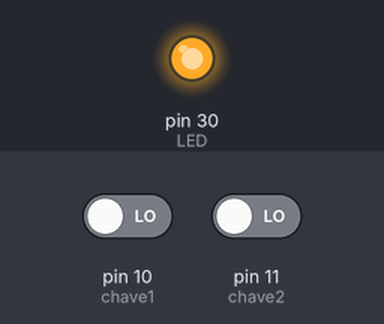
Simulated run of this sketch. Board: Arduino Mega 2560, built with avr-gcc and run on an emulated ATmega2560. Shown: output pins drawn as LEDs (lit = HIGH). Inputs (shaded band) come from the test bench; at power-on: pin 10 (chave1) LOW, pin 11 (chave2) LOW.

Above: at 1.2 s.
1.3 s: pin 10 (chave1) driven HIGH
At 2.0 s:
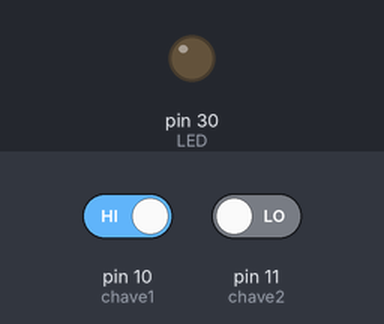
2.8 s: pin 10 (chave1) driven LOW
At 3.1 s:
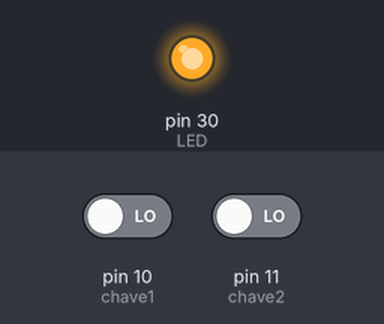
4.3 s: pin 11 (chave2) driven HIGH
At 5.5 s:
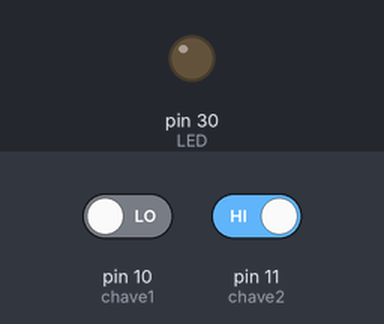
Timing chart, 0 to 7.3 s (numbered marks = the images above; inputs shaded):
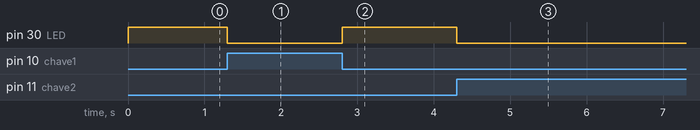

Measured:
- after the input at 1.3 s, pin 30 (LED): HIGH → LOW at once
- after the input at 2.8 s, pin 30 (LED): LOW → HIGH at once
- after the input at 4.3 s, pin 30 (LED): HIGH → LOW at once

The sketch:

Projeto_3_LogicaNOR.ino
```cpp
#define chave1 10
#define chave2 11
#define LED 30

void setup()
{
pinMode(chave1,INPUT);
pinMode(chave2, INPUT);
pinMode(LED,OUTPUT);
Serial.begin(9600);

}

void loop()
{
bool e1,e2,s1;
//lógica NOR

e1=digitalRead(chave1);
e2=digitalRead(chave2);
if(e1 || e2 ==1)
  s1=1;
else
  s1=0;
 digitalWrite(LED,!s1);
}
```
